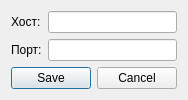
<?xml version="1.0" encoding="UTF-8"?>
<ui version="4.0">
 <class>SettingWindow</class>
 <widget class="QDialog" name="SettingWindow">
  <property name="geometry">
   <rect>
    <x>0</x>
    <y>0</y>
    <width>174</width>
    <height>98</height>
   </rect>
  </property>
  <property name="windowTitle">
   <string>Dialog</string>
  </property>
  <property name="modal">
   <bool>true</bool>
  </property>
  <layout class="QGridLayout" name="gridLayout">
   <item row="0" column="0">
    <widget class="QLabel" name="label">
     <property name="text">
      <string>Хост:</string>
     </property>
     <property name="buddy">
      <cstring>hostLine</cstring>
     </property>
    </widget>
   </item>
   <item row="0" column="1">
    <widget class="QLineEdit" name="hostLine">
     <property name="text">
      <string/>
     </property>
    </widget>
   </item>
   <item row="1" column="0">
    <widget class="QLabel" name="label_2">
     <property name="text">
      <string>Порт:</string>
     </property>
     <property name="buddy">
      <cstring>portLine</cstring>
     </property>
    </widget>
   </item>
   <item row="1" column="1">
    <widget class="QLineEdit" name="portLine">
     <property name="text">
      <string/>
     </property>
    </widget>
   </item>
   <item row="2" column="0" colspan="2">
    <widget class="QDialogButtonBox" name="buttonBox">
     <property name="orientation">
      <enum>Qt::Horizontal</enum>
     </property>
     <property name="standardButtons">
      <set>QDialogButtonBox::Cancel|QDialogButtonBox::Save</set>
     </property>
    </widget>
   </item>
  </layout>
 </widget>
 <resources/>
 <connections/>
</ui>
